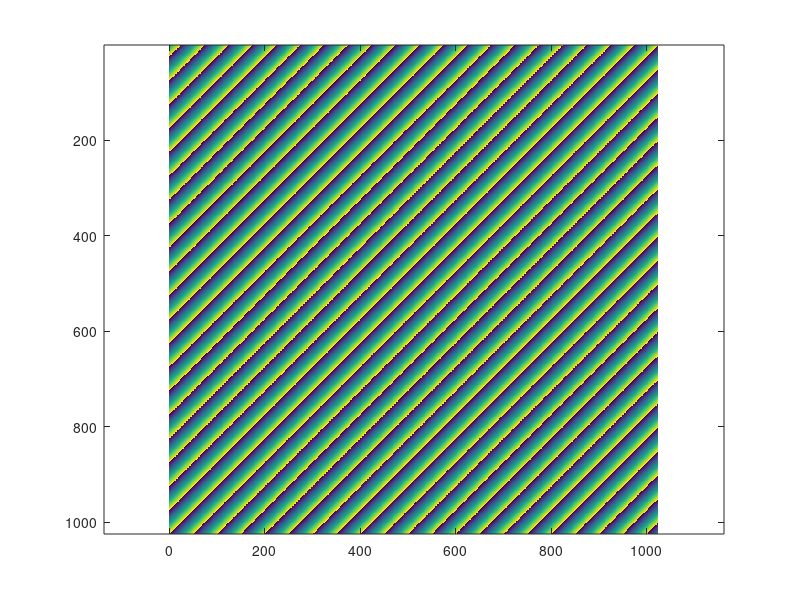
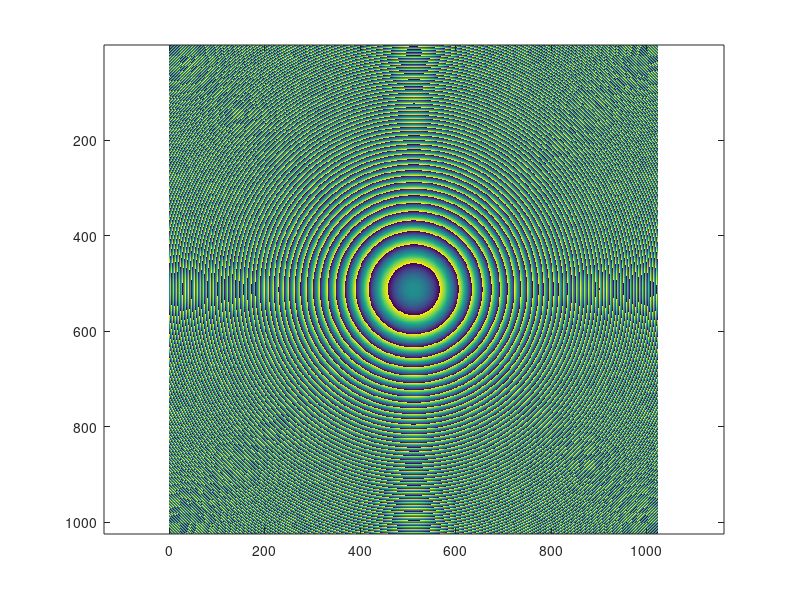

Reproduce these figures in MATLAB, in order.
%creating a sawtooth grating and a diffractive lens with MATLAB


%creating coordinate system
N=1024; %size of grid
pixsize=8e-6; %pixelsize of SLM
x=(1:N)*pixsize;
y=x;

%% 1) sawtooth grating
[X,Y]=ndgrid(x,y);

%% 1) sawtooth grating

Gx=50*pixsize; %period of x-grating
kx=2*pi/Gx; %kx-vector
Gy=25*pixsize; %period of y-grating
ky=2*pi/Gx; %ky-vector

grating=angle(exp(1i*(kx*X+ky*Y)));
imagesc(grating); axis equal; axis tight;

%alternatively use the "mod" function: 
grating=mod(kx*X+ky*Y,2*pi);

%% 2) diffractive lens
figure()

f=300e-3; %focal length in meter
lambda=633e-9; %wavelength in meter
xc=N/2*pixsize; %center coordinates
yc=xc;
lens=angle(exp(-1i*pi/lambda/f*((X-xc).^2+(Y-yc).^2)));
imagesc(lens); axis equal; axis tight;